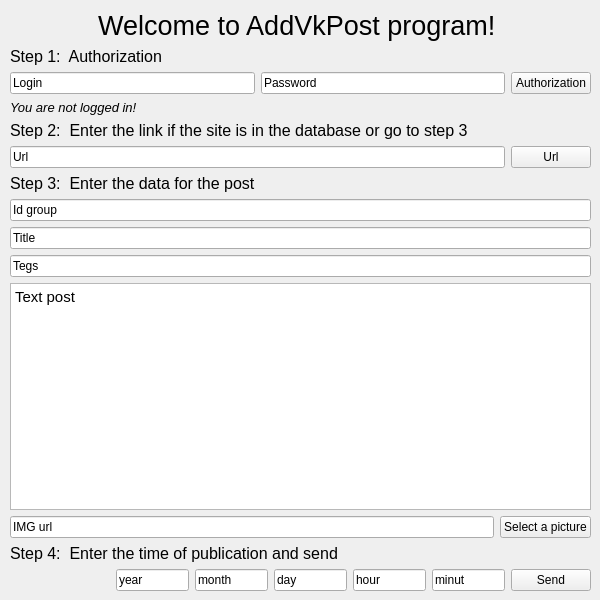
<?xml version="1.0" encoding="UTF-8"?>
<ui version="4.0">
 <class>AddPostVK</class>
 <widget class="QWidget" name="AddPostVK">
  <property name="geometry">
   <rect>
    <x>0</x>
    <y>0</y>
    <width>600</width>
    <height>600</height>
   </rect>
  </property>
  <property name="minimumSize">
   <size>
    <width>600</width>
    <height>600</height>
   </size>
  </property>
  <property name="maximumSize">
   <size>
    <width>600</width>
    <height>600</height>
   </size>
  </property>
  <property name="windowTitle">
   <string>Add post VK</string>
  </property>
  <widget class="QWidget" name="layoutWidget">
   <property name="geometry">
    <rect>
     <x>10</x>
     <y>10</y>
     <width>581</width>
     <height>581</height>
    </rect>
   </property>
   <layout class="QVBoxLayout" name="verticalLayout_2">
    <item>
     <widget class="QLabel" name="label">
      <property name="maximumSize">
       <size>
        <width>600</width>
        <height>16777215</height>
       </size>
      </property>
      <property name="font">
       <font>
        <pointsize>20</pointsize>
       </font>
      </property>
      <property name="layoutDirection">
       <enum>Qt::LeftToRight</enum>
      </property>
      <property name="text">
       <string>Welcome to AddVkPost program! </string>
      </property>
      <property name="alignment">
       <set>Qt::AlignCenter</set>
      </property>
      <property name="wordWrap">
       <bool>false</bool>
      </property>
     </widget>
    </item>
    <item>
     <widget class="QLabel" name="label_2">
      <property name="font">
       <font>
        <pointsize>12</pointsize>
       </font>
      </property>
      <property name="text">
       <string>Step 1:  Authorization</string>
      </property>
     </widget>
    </item>
    <item>
     <layout class="QHBoxLayout" name="horizontalLayout_2">
      <item>
       <widget class="QLineEdit" name="login_le">
        <property name="text">
         <string>Login</string>
        </property>
       </widget>
      </item>
      <item>
       <widget class="QLineEdit" name="password_le">
        <property name="text">
         <string>Password</string>
        </property>
       </widget>
      </item>
      <item>
       <widget class="QPushButton" name="autorization_b">
        <property name="text">
         <string>Аuthorization</string>
        </property>
       </widget>
      </item>
     </layout>
    </item>
    <item>
     <widget class="QLabel" name="status_l">
      <property name="font">
       <font>
        <pointsize>10</pointsize>
        <italic>true</italic>
       </font>
      </property>
      <property name="text">
       <string>You are not logged in!</string>
      </property>
     </widget>
    </item>
    <item>
     <widget class="QLabel" name="label_3">
      <property name="minimumSize">
       <size>
        <width>0</width>
        <height>0</height>
       </size>
      </property>
      <property name="font">
       <font>
        <pointsize>12</pointsize>
       </font>
      </property>
      <property name="text">
       <string>Step 2:  Enter the link if the site is in the database or go to step 3</string>
      </property>
     </widget>
    </item>
    <item>
     <layout class="QHBoxLayout" name="horizontalLayout_6">
      <item>
       <widget class="QLineEdit" name="url_le">
        <property name="text">
         <string>Url</string>
        </property>
       </widget>
      </item>
      <item>
       <widget class="QPushButton" name="url_b">
        <property name="text">
         <string>Url</string>
        </property>
       </widget>
      </item>
     </layout>
    </item>
    <item>
     <widget class="QLabel" name="label_4">
      <property name="minimumSize">
       <size>
        <width>0</width>
        <height>0</height>
       </size>
      </property>
      <property name="font">
       <font>
        <pointsize>12</pointsize>
       </font>
      </property>
      <property name="text">
       <string>Step 3:  Enter the data for the post</string>
      </property>
     </widget>
    </item>
    <item>
     <layout class="QVBoxLayout" name="verticalLayout">
      <item>
       <widget class="QLineEdit" name="id_group_l">
        <property name="text">
         <string>Id group</string>
        </property>
       </widget>
      </item>
      <item>
       <widget class="QLineEdit" name="title_l">
        <property name="text">
         <string>Title</string>
        </property>
       </widget>
      </item>
      <item>
       <layout class="QHBoxLayout" name="horizontalLayout_3">
        <item>
         <widget class="QLineEdit" name="tegs_l">
          <property name="text">
           <string>Tegs</string>
          </property>
         </widget>
        </item>
       </layout>
      </item>
      <item>
       <widget class="QTextEdit" name="text_t">
        <property name="html">
         <string>&lt;!DOCTYPE HTML PUBLIC &quot;-//W3C//DTD HTML 4.0//EN&quot; &quot;http://www.w3.org/TR/REC-html40/strict.dtd&quot;&gt;
&lt;html&gt;&lt;head&gt;&lt;meta name=&quot;qrichtext&quot; content=&quot;1&quot; /&gt;&lt;style type=&quot;text/css&quot;&gt;
p, li { white-space: pre-wrap; }
&lt;/style&gt;&lt;/head&gt;&lt;body style=&quot; font-family:'Ubuntu'; font-size:11pt; font-weight:400; font-style:normal;&quot;&gt;
&lt;p style=&quot; margin-top:0px; margin-bottom:0px; margin-left:0px; margin-right:0px; -qt-block-indent:0; text-indent:0px;&quot;&gt;Text post &lt;/p&gt;&lt;/body&gt;&lt;/html&gt;</string>
        </property>
       </widget>
      </item>
      <item>
       <layout class="QHBoxLayout" name="horizontalLayout_5">
        <item>
         <widget class="QLineEdit" name="imgUrl_le">
          <property name="text">
           <string>IMG url</string>
          </property>
         </widget>
        </item>
        <item>
         <widget class="QPushButton" name="imgUrl_b">
          <property name="text">
           <string>Select a picture</string>
          </property>
         </widget>
        </item>
       </layout>
      </item>
     </layout>
    </item>
    <item>
     <widget class="QLabel" name="label_5">
      <property name="minimumSize">
       <size>
        <width>0</width>
        <height>0</height>
       </size>
      </property>
      <property name="font">
       <font>
        <pointsize>12</pointsize>
       </font>
      </property>
      <property name="text">
       <string>Step 4:  Enter the time of publication and send</string>
      </property>
     </widget>
    </item>
    <item>
     <layout class="QHBoxLayout" name="horizontalLayout_4">
      <item>
       <widget class="QLabel" name="send_status_l">
        <property name="minimumSize">
         <size>
          <width>100</width>
          <height>0</height>
         </size>
        </property>
        <property name="font">
         <font>
          <pointsize>10</pointsize>
          <italic>true</italic>
         </font>
        </property>
        <property name="text">
         <string/>
        </property>
       </widget>
      </item>
      <item>
       <widget class="QLineEdit" name="year_le">
        <property name="text">
         <string>year</string>
        </property>
       </widget>
      </item>
      <item>
       <widget class="QLineEdit" name="month_le">
        <property name="text">
         <string>month</string>
        </property>
       </widget>
      </item>
      <item>
       <widget class="QLineEdit" name="day_le">
        <property name="text">
         <string>day</string>
        </property>
       </widget>
      </item>
      <item>
       <widget class="QLineEdit" name="hour_le">
        <property name="text">
         <string>hour</string>
        </property>
       </widget>
      </item>
      <item>
       <widget class="QLineEdit" name="minut_le">
        <property name="text">
         <string>minut</string>
        </property>
       </widget>
      </item>
      <item>
       <widget class="QPushButton" name="send_b">
        <property name="text">
         <string>Send</string>
        </property>
       </widget>
      </item>
     </layout>
    </item>
   </layout>
  </widget>
 </widget>
 <resources/>
 <connections/>
</ui>
